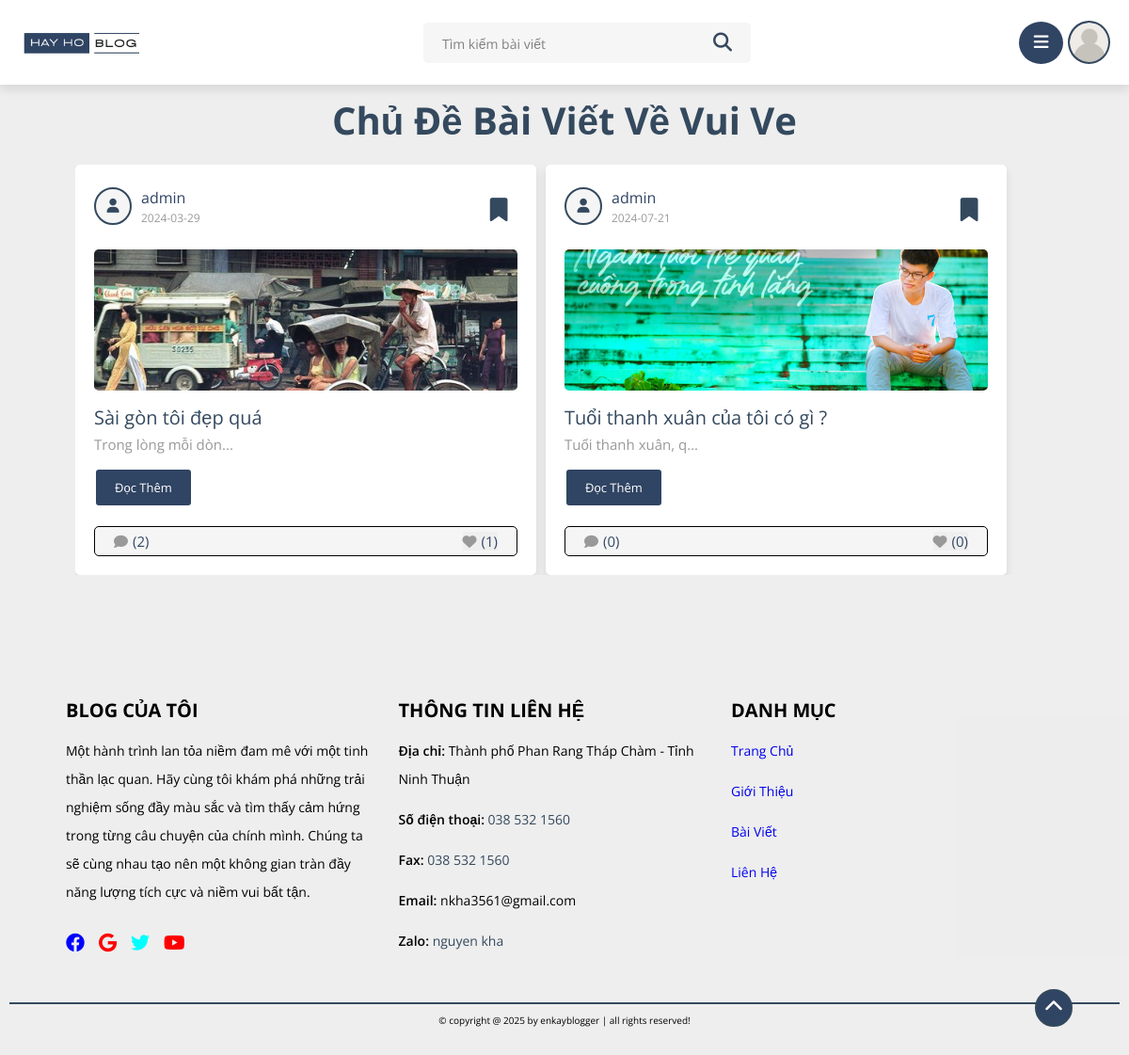
The page /static/category.php?category=vui ve on the database its author committed.
### tables this page shows
CREATE TABLE `settings` (
  `id` int(11) NOT NULL,
  `setting_key` varchar(255) NOT NULL,
  `setting_value` text NOT NULL
);

CREATE TABLE `posts` (
  `id` int(100) NOT NULL,
  `admin_id` int(100) NOT NULL,
  `name` varchar(100) NOT NULL,
  `title` varchar(100) NOT NULL,
  `content` varchar(10000) NOT NULL,
  `category` varchar(50) NOT NULL,
  `image` varchar(100) NOT NULL,
  `date` date NOT NULL DEFAULT current_timestamp(),
  `status` varchar(10) NOT NULL,
  `tag_id` int(11) DEFAULT NULL
);

### static/category.php (the view, shortened to what this page needs)
<?php
include '../components/connect.php';
if (isset($_GET['category'])) {
   $category = $_GET['category'];
} else {
   $category = '';
}
?>
<!DOCTYPE html>
<html lang="en">
<head>
   <link rel="stylesheet" href="https://cdnjs.cloudflare.com/ajax/libs/font-awesome/6.1.1/css/all.min.css">
   <link rel="stylesheet" href="../css/style_edit.css">
   <link rel="stylesheet" href="../css/style_dark.css">
</head>
<body>
   <?php include '../components/user_header.php'; ?>
   <section class="posts-container">
      <h1 class="heading">Chủ đề bài viết về <?= $category?></h1>
      <div class="box-container">
         <?php
         $select_posts = $conn->prepare("SELECT * FROM `posts` WHERE category = ? and status = ?");
         $select_posts->execute([$category, 'active']);
         if ($select_posts->rowCount() > 0) {
            while ($fetch_posts = $select_posts->fetch(PDO::FETCH_ASSOC)) {
               $post_id = $fetch_posts['id'];
               $count_post_comments = $conn->prepare("SELECT * FROM `comments` WHERE post_id = ?");
               $count_post_comments->execute([$post_id]);
               $total_post_comments = $count_post_comments->rowCount();
               $count_post_likes = $conn->prepare("SELECT * FROM `likes` WHERE post_id = ?");
               $count_post_likes->execute([$post_id]);
               $total_post_likes = $count_post_likes->rowCount();
               $confirm_likes = $conn->prepare("SELECT * FROM `likes` WHERE user_id = ? AND post_id = ?");
               $confirm_likes->execute([$user_id, $post_id]);
               $confirm_save = $conn->prepare("SELECT * FROM `favorite_posts` WHERE user_id = ? AND post_id = ?");
               $confirm_save->execute([$user_id, $post_id]);
         ?>
               <form class="box" method="post">
                  <div class="post-admin">
                     <div class="details_left">
                        <i class="fas fa-user"></i>
                        <div>
                           <a href="author_posts.php?author=<?= $fetch_posts['name']; ?>"><?= $fetch_posts['name']; ?></a>
                           <div><?= $fetch_posts['date']; ?></div>
                        </div>
                     </div>
                     <button type="submit" name="save_post" class="save_mark-btn"><i class="fa-solid fa-bookmark" style="<?php if ($confirm_save->rowCount() > 0) {
                                                                                                                              echo 'color:yellow;';
                                                                                                                           } ?>  "></i></button>
                  </div>
                  <?php
                  if ($fetch_posts['image'] != '') {
                  ?>
                     <img src="../uploaded_img/<?= $fetch_posts['image']; ?>" class="post-image" alt="">
                  <?php
                  }
                  ?>
                  <div class="post-title"><?= $fetch_posts['title']; ?></div>
                  <div class="post-content content-30"><?= $fetch_posts['content']; ?></div>
                  <a href="view_post.php?post_id=<?= $post_id; ?>" class="inline-btn">Đọc thêm</a>
                  <div class="icons">
                     <a href="view_post.php?post_id=<?= $post_id; ?>"><i class="fas fa-comment"></i><span>(<?= $total_post_comments; ?>)</span></a>
                     <button type="submit" name="like_post"><i class="fas fa-heart" style="<?php if ($confirm_likes->rowCount() > 0) {
                                                                                                echo 'color:var(--red);';
                                                                                             } ?>  "></i><span>(<?= $total_post_likes; ?>)</span></button>
                  </div>
               </form>
         <?php
            }
         } else {
            echo '<p class="empty">Không tìm thấy bài đăng nào cho thể loại này!</p>';
         }
         ?>
      </div>
   </section>
   <?php include '../components/footer.php'; ?>
</body>
</html>

### components/user_header.php (shortened to what this page needs)
<?php
include '../components/connect.php';
try {
   $conn->setAttribute(PDO::ATTR_ERRMODE, PDO::ERRMODE_EXCEPTION);
   $stmt = $conn->prepare("SELECT setting_value FROM settings WHERE setting_key = 'logo'");
   $stmt->execute();
   $logo_path = '../uploaded_img/default_img.jpg';
   if ($stmt->rowCount() > 0) {
      $row = $stmt->fetch(PDO::FETCH_ASSOC);
      $logo_path = $row['setting_value'];
   }
} catch (PDOException $e) {
   echo "Connection failed: " . $e->getMessage();
}
$user_id = $_SESSION['user_id'];
$select_avatar = $conn->prepare("SELECT avatar FROM `users` WHERE id = ?");
$select_avatar->execute([$user_id]);
$avatar = $select_avatar->fetch(PDO::FETCH_ASSOC);
if ($avatar) {
   $avatarContent = $avatar['avatar'];
   $finfo = finfo_open(FILEINFO_MIME_TYPE);
   $avatarMime = finfo_buffer($finfo, $avatarContent);
   finfo_close($finfo);
   if (!$avatarMime) {
      $avatarMime = 'image/jpeg';
   }
   $avatarBase64 = base64_encode($avatarContent);
   $avatarSrc = "data:$avatarMime;base64,$avatarBase64";
} else {
   $avatarSrc = '../uploaded_img/default_avatar.png';
}
?>
<header class="header">
   <section class="flex">
      <a href="home.php" class="logo">
         <img class="logo_img" src="<?php echo htmlspecialchars($logo_path); ?>" alt="hay ho blog logo">
      </a>
      <form action="search.php" method="POST" class="search-form" id="searchToolTip">
         <input type="text" name="search_box" class="box" maxlength="100" placeholder="Tìm kiếm bài viết" required>
         <button type="submit" class="fas fa-search" name="search_btn"></button>
      </form>
      <div class="icons">
         <div id="menu-btn" class="fas fa-bars"></div>
         <div id="user-btn">
            <img src="<?= htmlspecialchars($avatarSrc) ?>" alt="Avatar">
         </div>
      </div>
   </section>
</header>

### components/footer.php (shortened to what this page needs)
<?php
include '../components/connect.php';
$select_footer_text = $conn->prepare("SELECT setting_value FROM `settings` WHERE setting_key = 'footer_text'");
$select_footer_text->execute();
$footer_text = $select_footer_text->fetchColumn();
$select_facebook_link = $conn->prepare("SELECT setting_value FROM `settings` WHERE setting_key = 'link_facebook'");
$select_facebook_link->execute();
$link_facebook = $select_facebook_link->fetchColumn();
$select_google_link = $conn->prepare("SELECT setting_value FROM `settings` WHERE setting_key = 'link_google'");
$select_google_link->execute();
$link_google = $select_google_link->fetchColumn();
$select_twitter_link = $conn->prepare("SELECT setting_value FROM `settings` WHERE setting_key = 'link_twitter'");
$select_twitter_link->execute();
$link_twitter = $select_twitter_link->fetchColumn();
$select_youtube_link = $conn->prepare("SELECT setting_value FROM `settings` WHERE setting_key = 'link_youtube'");
$select_youtube_link->execute();
$link_youtube = $select_youtube_link->fetchColumn();
$select_diachi = $conn->prepare("SELECT setting_value FROM `settings` where setting_key = 'lienhe_diachi'");
$select_diachi->execute();
$diachi_text = $select_diachi->fetchColumn();
$select_dienthoai = $conn->prepare("SELECT setting_value FROM `settings` where setting_key = 'lienhe_dienthoai'");
$select_dienthoai->execute();
$dienthoai_text = $select_dienthoai->fetchColumn();
$select_fax = $conn->prepare("SELECT setting_value FROM `settings` where setting_key = 'lienhe_fax'");
$select_fax->execute();
$fax_text = $select_fax->fetchColumn();
$select_email = $conn->prepare("SELECT setting_value FROM `settings` where setting_key = 'lienhe_email'");
$select_email->execute();
$email_text = $select_email->fetchColumn();
$select_zalo = $conn->prepare("SELECT setting_value FROM `settings` where setting_key = 'lienhe_zalo'");
$select_zalo->execute();
$zalo_text = $select_zalo->fetchColumn();
$select_name = $conn->prepare("SELECT setting_value FROM `settings` where setting_key = 'lienhe_name'");
$select_name->execute();
$name_text = $select_name->fetchColumn();
?>
<footer class="footer">
   <div class="footer_top">
      <div class="footer_top-gioithieu">
         <h1>BLOG CỦA TÔI</h1>
         <p>Một hành trình lan tỏa niềm đam mê với một tinh thần lạc quan. Hãy cùng tôi khám phá những trải nghiệm sống đầy màu sắc và tìm thấy cảm hứng trong từng câu chuyện của chính mình. Chúng ta sẽ cùng nhau tạo nên một không gian tràn đầy năng lượng tích cực và niềm vui bất tận.</p>
         <div class="icons">
            <a href="<?= $link_facebook?>" target="_blank"> <i class="fa-brands fa-facebook" style="color:blue";></i></a>
            <a href="<?= $link_google?>" target="_blank"> <i class="fa-brands fa-google" style="color:red";></i></a>
            <a href="<?= $link_twitter?>" target="_blank"> <i class="fa-brands fa-twitter" style="color:cyan";></i></a>
            <a href="<?= $link_youtube?>" target="_blank"> <i class="fa-brands fa-youtube" style="color:red";></i></a>
         </div>
      </div>
      <div class="footer_top-lienhe">
         <h1>THÔNG TIN LIÊN HỆ</h1>
         <ul>
            <li><span> Địa chỉ: </span><?= $diachi_text?></li>
            <li><span> Số điện thoại: </span><a href="tel:0584.344.344"><?= $dienthoai_text?></a></li>
            <li><span> Fax: </span><a href="tel:0584.344.344"><?= $fax_text?></a></li>
            <li><span> Email: </span><?= $email_text?></li>
            <li><span> Zalo: </span><a href="<?= $zalo_text?>"><?= $name_text?></a></li>
         </ul>
      </div>
      <div class="footer_top-thongtin">
         <h1>DANH MỤC</h1>
         <ul>
            <li><a href="#">Trang Chủ</a></li>
            <li><a href="#introduce">Giới Thiệu</a></li>
            <li><a href="#news">Bài Viết</a></li>
            <li><a href="#contact">Liên Hệ</a></li>
         </ul>
      </div>
   </div>
   <div class="footer_bottom">
      &copy; copyright @ <?= date('Y'); ?> by <?= htmlspecialchars($footer_text) ?> | all rights reserved!
      <div class="scroll-to-top" onclick="scrollToTop()">
         <i class="fas fa-chevron-up"></i>
      </div>
   </div>
</footer>

### css/style_dark.css (style rules this page uses)
body.dark-mode .btn, .delete-btn, .option-btn, .inline-btn, .inline-option-btn, .inline-delete-btn { border: 2px solid var(--white); }

### rows shown on the page
settings: setting_value (picture)
posts: name "admin", date "2024-03-29", image (picture), title "Sài gòn tôi đẹp quá", content "Trong lòng mỗi dòn", total_post_comments "2", total_post_likes "1"
posts: name "admin", date "2024-07-21", image (picture), title "Tuổi thanh xuân của tôi có gì ?", content "Tuổi thanh xuân, q", total_post_comments "0", total_post_likes "0"
settings: setting_value "Thành phố Phan Rang Tháp Chàm - Tỉnh Ninh Thuận"
settings: setting_value "038 532 1560"
settings: setting_value "038 532 1560"
settings: setting_value "nkha3561@gmail.com"
settings: setting_value "nguyen kha"
settings: setting_value "enkayblogger"

### other values the page prints
$category "Vui Ve"
